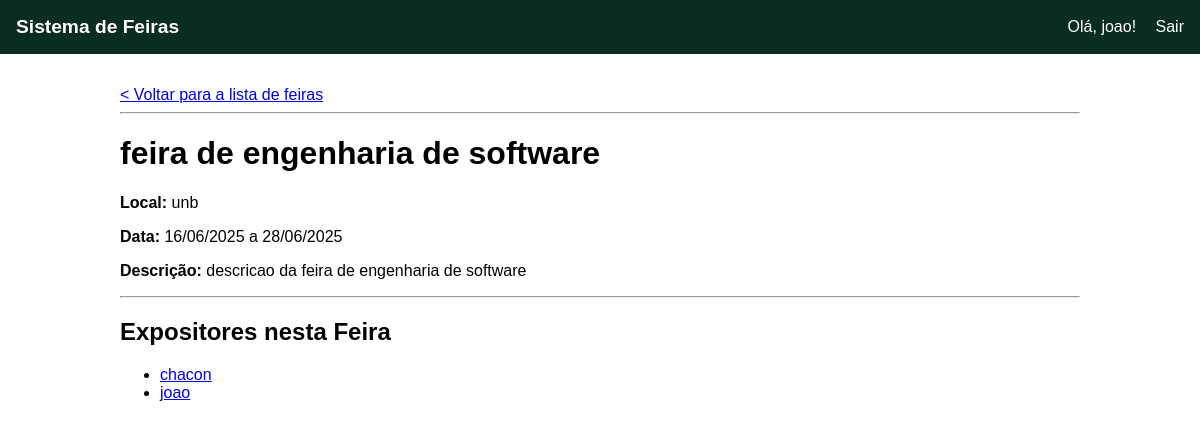
The page /feira/1 (signed in) on the database its author committed.
### core/models.py (models this page shows, shortened)
class Feira(models.Model):
    nome = models.CharField(max_length=100)
    descricao = models.TextField()
    localidade = models.CharField(max_length=200)
    data_inicio = models.DateField()
    data_fim = models.DateField()

class Expositor(models.Model):
    nome = models.CharField(max_length=100)
    descricao = models.TextField()
    contato = models.CharField(max_length=100) # Email ou telefone
    feiras = models.ManyToManyField(Feira, related_name='expositores') # Um expositor pode estar em várias feiras

### core/views.py (the view)
# urls.py: path('feira/<int:feira_id>', views.detalhes_feira, name='detalhes_feira'),
def detalhes_feira(request, feira_id):
    feira = get_object_or_404(Feira, pk=feira_id)
    expositores_da_feira = feira.expositores.all()
    context = {
        'feira': feira,
        'expositores': expositores_da_feira,
    }
    return render(request, 'core/detalhes_feira.html', context)

### core/templates/core/detalhes_feira.html (shortened to what this page needs)
{% extends 'core/base.html' %}
{% block content %}
    <a href="{% url 'inicio' %}">< Voltar para a lista de feiras</a>
    <hr>
    <h1>{{ feira.nome }}</h1>
    <p><strong>Local:</strong> {{ feira.localidade }}</p>
    <p><strong>Data:</strong> {{ feira.data_inicio|date:"d/m/Y" }} a {{ feira.data_fim|date:"d/m/Y" }}</p>
    <p><strong>Descrição:</strong> {{ feira.descricao }}</p>
    <hr>
    <h2>Expositores nesta Feira</h2>
    {% if expositores %}
        <ul class="expositor-list">
            {% for expositor in expositores %}
            	<li><a href="{% url 'detalhes_expositor' expositor.id %}">{{ expositor.nome }}</a></li>
            {% endfor %}
        </ul>
    {% else %}
        <p>Ainda não há expositores confirmados para esta feira.</p>
    {% endif %}
{% endblock %}

### core/templates/core/base.html (shortened to what this page needs)
<!DOCTYPE html>
<html lang="pt-br">
<head>
</head>
<body>
    <header>
        <div class="logo">
            <a href="{% url 'inicio' %}">Sistema de Feiras</a>
        </div>
        <nav class="user-nav">
            {% if user.is_authenticated %}
                <span>Olá, {{ user.username }}!</span>
                <form action="{% url 'logout' %}" method="post" style="display: inline; margin-left: 15px;">
                    <button type="submit" style="background: none; border: none; color: white; cursor: pointer; padding: 0; font-size: inherit; font-family: inherit;">
                        Sair
                    </button>
                </form>
            {% else %}
                <a href="{% url 'login' %}">Entrar</a>
            {% endif %}
        </nav>
    </header>
    <main class="main-content">
        {% block content %}
        {% endblock %}
    </main>
</body>
</html>

### core/templates/core/base.html (style rules this page uses)
body { font-family: sans-serif; margin: 0; }
header { background-color: #092E20; color: white; padding: 1em; display: flex; justify-content: space-between; align-items: center; }
header a { color: white; text-decoration: none; }
.logo a { font-weight: bold; font-size: 1.2em; }
.main-content { padding: 2em; max-width: 960px; margin: auto; }

### rows shown on the page
Feira: nome "feira de engenharia de software", localidade "unb", data_inicio "16/06/2025", data_fim "28/06/2025", descricao "descricao da feira de engenharia de software"
Expositor: nome "chacon"
Expositor: nome "joao"

### other values the page prints
{{ user.username }} "joao"
